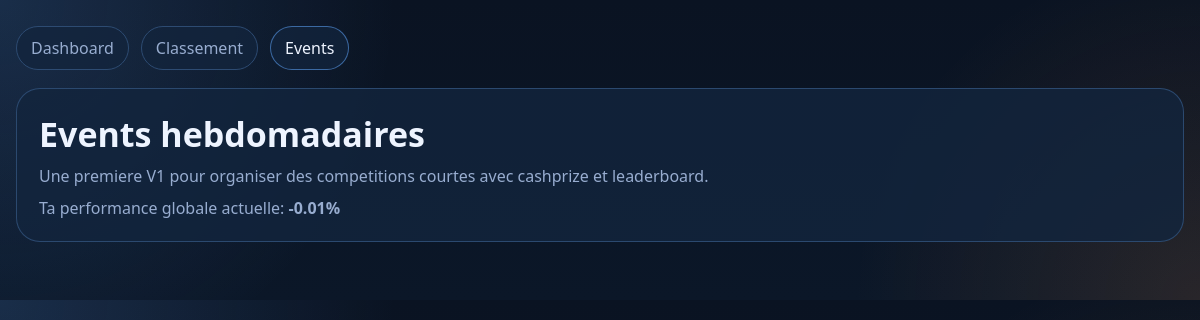
The app's page /events (signed in), older data.
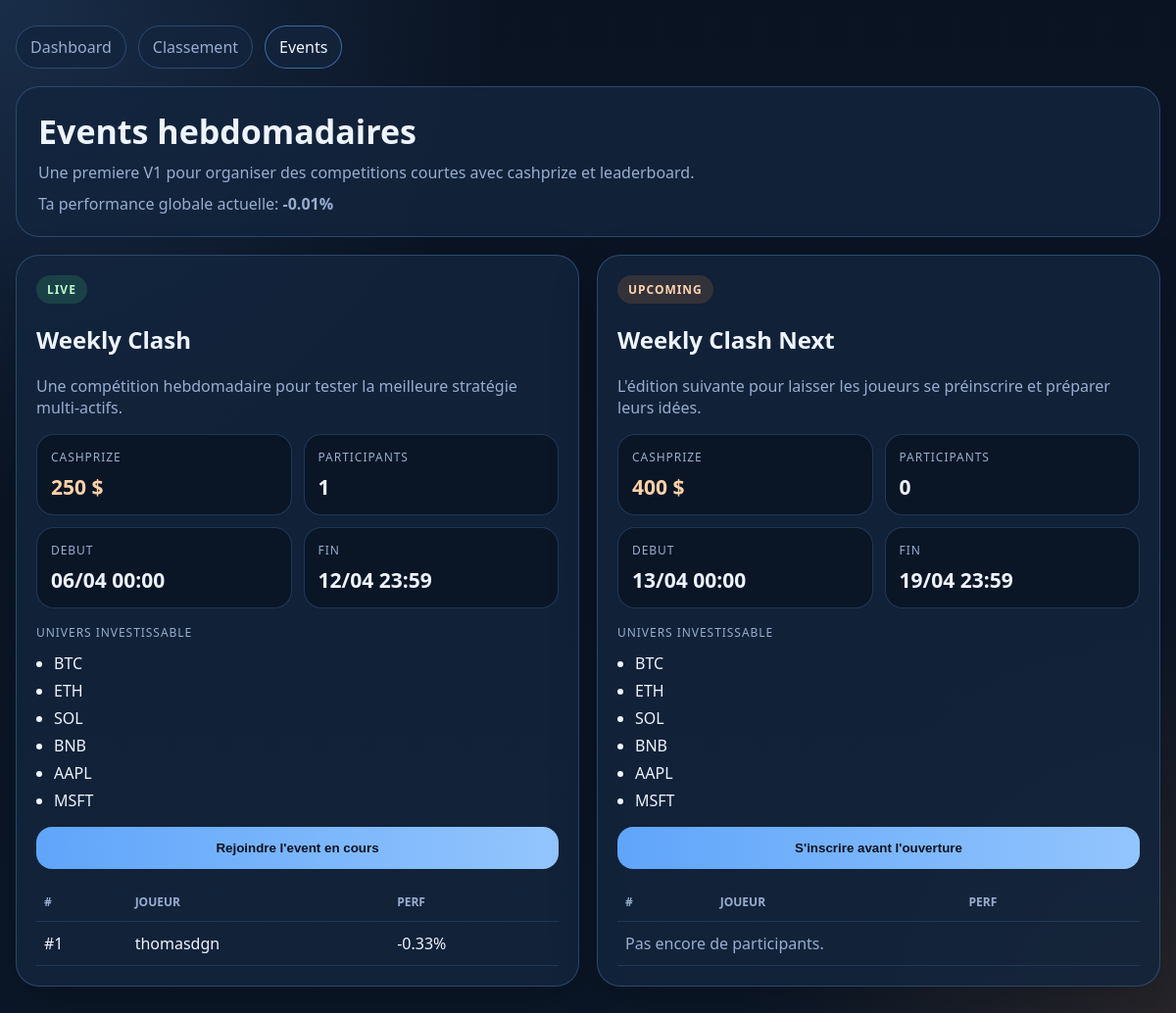
The same page, newer data.
### app.py (models this page shows)
class Event(db.Model):
    id = db.Column(db.Integer, primary_key=True)
    slug = db.Column(db.String(80), unique=True, nullable=False)
    title = db.Column(db.String(120), nullable=False)
    description = db.Column(db.Text, nullable=False)
    start_date = db.Column(db.DateTime, nullable=False)
    end_date = db.Column(db.DateTime, nullable=False)
    starting_cash = db.Column(db.Float, nullable=False, default=10000.0)
    cash_prize = db.Column(db.Float, nullable=False, default=0.0)
    allowed_assets = db.Column(db.String(250), nullable=False)

class Asset(db.Model):
    id = db.Column(db.Integer, primary_key=True)
    symbol = db.Column(db.String(12), unique=True, nullable=False)
    name = db.Column(db.String(120), nullable=False)
    asset_type = db.Column(db.String(20), nullable=False)
    provider = db.Column(db.String(20), nullable=False)
    provider_symbol = db.Column(db.String(30), nullable=False)
    chart_symbol = db.Column(db.String(40), nullable=False)
    is_active = db.Column(db.Boolean, default=True, nullable=False)

class User(db.Model, UserMixin):
    id = db.Column(db.Integer, primary_key=True)
    username = db.Column(db.String(80), unique=True, nullable=False)
    password = db.Column(db.String(200), nullable=False)
    balance = db.Column(db.Float, default=10000.0)
    btc_quantity = db.Column(db.Float, default=0.0)

### app.py (the view)
@app.route("/events")
@login_required
def events():
    process_pending_orders()
    ranked_assets = get_assets_used_by_ranked_users()
    price_map = get_prices_for_assets(ranked_assets)
    portfolio = compute_user_portfolio(current_user, price_map)
    event_cards = []
    for event in Event.query.order_by(Event.start_date.asc()).all():
        status = classify_event_status(event)
        joined = EventParticipant.query.filter_by(event_id=event.id, user_id=current_user.id).first() is not None
        event_assets = get_event_allowed_assets(event)
        event_asset_prices = get_prices_for_assets(event_assets)
        event_portfolios = EventPortfolio.query.filter_by(event_id=event.id).all()
        leaderboard = []
        for entry_portfolio in event_portfolios:
            stats = compute_event_portfolio(entry_portfolio, event_asset_prices)
            leaderboard.append(
                {
                    "username": entry_portfolio.user.username,
                    "total_value": stats["total_value"],
                    "pnl_percent": stats["pnl_percent"],
                }
            )
        leaderboard.sort(key=lambda item: item["pnl_percent"], reverse=True)
        event_cards.append(
            {
                "event": event,
                "status": status,
                "joined": joined,
                "participant_count": len(event_portfolios),
                "allowed_assets": [symbol.strip() for symbol in event.allowed_assets.split(",") if symbol.strip()],
                "leaderboard": leaderboard[:5],
            }
        )
    return render_template("events.html", event_cards=event_cards, portfolio=portfolio)

### app.py (called while the page is built, shortened)
@login_manager.user_loader
def load_user(user_id):
    return db.session.get(User, int(user_id))

def get_fallback_price(symbol):
    return FALLBACK_PRICES.get(symbol, 100.0)

def get_cached_price(symbol):
    cache_entry = PRICE_CACHE.get(symbol)
    if not cache_entry:
        return None
    cached_at, price = cache_entry
    if (time.time() - cached_at) > PRICE_CACHE_TTL_SECONDS:
        PRICE_CACHE.pop(symbol, None)
        return None
    return price

def get_prices_for_assets(assets):
    if not assets:
        return {}
    prices = {}
    missing_assets = []
    for asset in assets:
        cached_price = get_cached_price(asset.symbol)
        if cached_price is not None:
            prices[asset.symbol] = cached_price
        else:
            missing_assets.append(asset)
    if not missing_assets:
        return prices

def get_assets_used_by_ranked_users():
    return (
        Asset.query.join(Position, Position.asset_id == Asset.id)
        .filter(Position.quantity > 0)
        .distinct()
        .all()
    )

def get_event_allowed_assets(event):
    allowed_symbols = [symbol.strip() for symbol in event.allowed_assets.split(",") if symbol.strip()]
    if not allowed_symbols:
        return []
    return Asset.query.filter(Asset.symbol.in_(allowed_symbols)).order_by(Asset.asset_type, Asset.symbol).all()

def compute_user_portfolio(user, price_map):
    positions = (
        Position.query.filter_by(user_id=user.id)
        .join(Asset)
        .filter(Position.quantity > 0)
        .all()
    )
    holdings = []
    total_assets_value = 0.0
    total_value = user.balance + total_assets_value
    initial_balance = 10000.0
    pnl_total = total_value - initial_balance
    pnl_percent = (pnl_total / initial_balance) * 100 if initial_balance else 0.0
    holdings.sort(key=lambda item: item["market_value"], reverse=True)
    return {
        "holdings": holdings,
        "total_assets_value": total_assets_value,
        "total_value": total_value,
        "pnl_total": pnl_total,
        "pnl_percent": pnl_percent,
    }

def classify_event_status(event):
    now = datetime.now(timezone.utc).replace(tzinfo=None)
    if now < event.start_date:
        return "upcoming"
    if now > event.end_date:
        return "finished"
    return "live"

### templates/events.html (shortened to what this page needs)
<!DOCTYPE html>
<html lang="fr">
<head>
</head>
<body>
<div class="container">
    <div class="nav">
        <a href="/">Dashboard</a>
        <a href="/classement">Classement</a>
        <a href="/events" class="active">Events</a>
    </div>
    <div class="hero">
        <h1>Events hebdomadaires</h1>
        <div class="muted">Une premiere V1 pour organiser des competitions courtes avec cashprize et leaderboard.</div>
        <div class="muted" style="margin-top: 10px;">
            Ta performance globale actuelle: <strong class="{{ 'positive' if portfolio.pnl_percent >= 0 else '' }}">{{ "{:,.2f}".format(portfolio.pnl_percent) }}%</strong>
        </div>
    </div>
    <div class="event-grid">
        {% for card in event_cards %}
        <div class="card">
            <span class="status {{ card.status }}">{{ card.status }}</span>
            <h2>{{ card.event.title }}</h2>
            <div class="muted">{{ card.event.description }}</div>
            <div class="meta">
                <div class="meta-box">
                    <div class="label">Cashprize</div>
                    <div class="value prize">{{ "{:,.0f}".format(card.event.cash_prize) }} $</div>
                </div>
                <div class="meta-box">
                    <div class="label">Participants</div>
                    <div class="value">{{ card.participant_count }}</div>
                </div>
                <div class="meta-box">
                    <div class="label">Debut</div>
                    <div class="value">{{ card.event.start_date.strftime('%d/%m %H:%M') }}</div>
                </div>
                <div class="meta-box">
                    <div class="label">Fin</div>
                    <div class="value">{{ card.event.end_date.strftime('%d/%m %H:%M') }}</div>
                </div>
            </div>
            <div class="label">Univers investissable</div>
            <ul>
                {% for symbol in card.allowed_assets[:6] %}
                <li>{{ symbol }}</li>
                {% endfor %}
            </ul>
            {% if card.joined %}
                <div class="joined-note" style="margin-top: 16px;">Tu participes deja a cet event.</div>
                <a href="/events/{{ card.event.slug }}" class="secondary-btn">Entrer dans l'event</a>
            {% elif card.status == 'upcoming' %}
                <form method="POST" action="/events/{{ card.event.slug }}/join" style="margin-top: 16px;">
                    <button type="submit" class="join-btn">S'inscrire avant l'ouverture</button>
                </form>
            {% elif card.status == 'live' %}
                <form method="POST" action="/events/{{ card.event.slug }}/join" style="margin-top: 16px;">
                    <button type="submit" class="join-btn">Rejoindre l'event en cours</button>
                </form>
            {% else %}
                <div class="joined-note" style="margin-top: 16px; background: rgba(251, 113, 133, 0.14); color: #ffd2db;">
                    Event termine.
                </div>
            {% endif %}
            <table>
                <thead>
                    <tr>
                        <th>#</th>
                        <th>Joueur</th>
                        <th>Perf</th>
                    </tr>
                </thead>
                <tbody>
                    {% if card.leaderboard %}
                        {% for player in card.leaderboard %}
                        <tr>
                            <td>#{{ loop.index }}</td>
                            <td>{{ player.username }}</td>
                            <td class="{{ 'positive' if player.pnl_percent >= 0 else '' }}">
                                {{ "+" if player.pnl_percent > 0 }}{{ "{:,.2f}".format(player.pnl_percent) }}%
                            </td>
                        </tr>
                        {% endfor %}
                    {% else %}
                        <tr>
                            <td colspan="3" class="muted">Pas encore de participants.</td>
                        </tr>
                    {% endif %}
                </tbody>
            </table>
        </div>
        {% endfor %}
    </div>
</div>
</body>
</html>

### templates/events.html (style rules this page uses)
:root { --bg: #0a1322; --card: #13253d; --line: #2d4b72; --text: #eef4ff; --muted: #98add0; --accent: #60a5fa; --green: #4ade80; --orange: #fb923c; --red: #fb7185; }
body { margin: 0; font-family: "Segoe UI", sans-serif; color: var(--text); background: radial-gradient(circle at top left, rgba(96, 165, 250, 0.18), transparent 32%), radial-gradient(circle at bottom right, rgba(251, 146, 60, 0.12), transparent 28%), linear-gradient(180deg, #0a1322 0%, #0b1728 100%); }
.container { width: min(1180px, calc(100% - 32px)); margin: 0 auto; padding: 26px 0 40px; }
.nav { display: flex; gap: 12px; flex-wrap: wrap; margin-bottom: 18px; }
.nav a { color: var(--muted); text-decoration: none; padding: 10px 14px; border-radius: 999px; border: 1px solid var(--line); background: rgba(19, 37, 61, 0.78); }
.nav a.active { color: var(--text); border-color: rgba(96, 165, 250, 0.55); }
.hero { background: rgba(19, 37, 61, 0.82); border: 1px solid rgba(45, 75, 114, 0.95); border-radius: 24px; padding: 22px; margin-bottom: 18px; }
.hero h1 { margin: 0 0 8px; font-size: 34px; }
.muted { color: var(--muted); }
.event-grid { display: grid; grid-template-columns: repeat(auto-fit, minmax(320px, 1fr)); gap: 18px; }
.card { background: rgba(19, 37, 61, 0.82); border: 1px solid rgba(45, 75, 114, 0.95); border-radius: 24px; padding: 20px; box-shadow: 0 18px 50px rgba(0, 0, 0, 0.2); }
.status { display: inline-block; padding: 6px 11px; border-radius: 999px; font-size: 12px; font-weight: 700; text-transform: uppercase; letter-spacing: 0.08em; }
.status.live { background: rgba(74, 222, 128, 0.16); color: #bdf7ce; }
.status.upcoming { background: rgba(251, 146, 60, 0.15); color: #ffd3b0; }
.meta { display: grid; grid-template-columns: repeat(2, 1fr); gap: 12px; margin: 16px 0; }
.meta-box { background: rgba(10, 19, 34, 0.78); border: 1px solid rgba(45, 75, 114, 0.65); border-radius: 18px; padding: 14px; }
.label { color: var(--muted); font-size: 12px; text-transform: uppercase; letter-spacing: 0.08em; }
.value { margin-top: 8px; font-size: 21px; font-weight: 700; }
.join-btn { width: 100%; border: none; border-radius: 16px; padding: 14px; font-weight: 800; cursor: pointer; color: #081321; background: linear-gradient(90deg, var(--accent), #93c5fd); }
ul { margin: 12px 0 0; padding-left: 18px; }
li { margin-bottom: 6px; }
table { width: 100%; border-collapse: collapse; margin-top: 14px; }
th, td { text-align: left; padding: 11px 8px; border-bottom: 1px solid rgba(45, 75, 114, 0.55); }
th { color: var(--muted); font-size: 12px; text-transform: uppercase; }
.prize { color: #ffd2a8; }

Row changes from the older to the newer data that the page shows:
added Event: event "Weekly Clash", event.description "Une compétition hebdomadaire pour tester la meilleure stratégie multi-actifs.", event.cash_prize "250", event.start_date "06/04 00:00", event.end_date "12/04 23:59"
added Asset: symbol "BTC"
added Asset: symbol "ETH"
added Asset: symbol "SOL"
added Asset: symbol "BNB"
added Asset: symbol "AAPL"
added Asset: symbol "MSFT"
added User: username "thomasdgn", pnl_percent "-0.33"
added Event: event "Weekly Clash Next", event.description "L'édition suivante pour laisser les joueurs se préinscrire et préparer leurs idées.", event.cash_prize "400", event.start_date "13/04 00:00", event.end_date "19/04 23:59"
Text that changed along with them:
new list line: "LIVE CASHPRIZE $ PARTICIPANTS 1 DEBUT FIN UNIVERS INVESTISSABLE Rejoindre l'event en cours # JOUEUR PERF"
new list line: "UPCOMING CASHPRIZE $ PARTICIPANTS 0 DEBUT FIN UNIVERS INVESTISSABLE S'inscrire avant l'ouverture # JOUEUR PERF Pas encore de participants."
